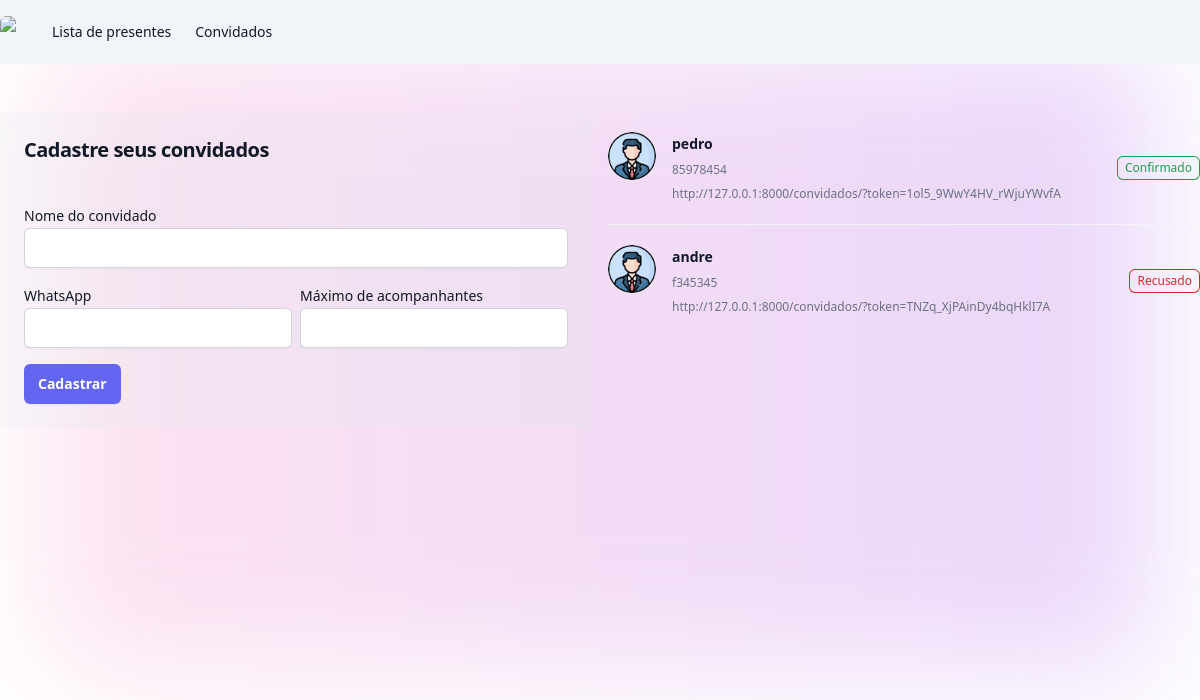
Page /noivos/lista_convidados on the committed database.
### noivos/models.py (models this page shows, shortened)
class Convidados(models.Model):
     status_choices  =(
        ('AC', 'Aguardando confirmação'),
        ('C', 'Confirmado'),
        ('R', 'Recusado')
 )
     nome_convidado = models.CharField(max_length=100)
     whatsapp = models.CharField(max_length=25, null=True, blank=True)
     maximo_acompanhantes = models.PositiveBigIntegerField(default=0)
     token = models.CharField(max_length=25)
     status = models.CharField(max_length=2, choices=status_choices, default="AC")
     @property
     def link_convite(self):
        return f'http://127.0.0.1:8000/convidados/?token={self.token}'

### noivos/views.py (the view, shortened to what this page needs)
# urls.py: path("lista_convidados", views.lista_convidados, name="lista_convidados"),
def lista_convidados(request):
    if request.method == 'GET':
        convidados = Convidados.objects.all()
        return render(request, 'lista_convidados.html', {'convidados': convidados})

### noivos/templates/lista_convidados.html (shortened to what this page needs)
{% extends "base.html" %}
{% load static %}
{% block 'body' %}
    {% include "partials/navbar.html" %}
<div class="max-w-7xl mx-auto mt-12">
    <div class="grid gap-4 grid-cols-2">
        <div class="bg-slate-200/20 p-6 rounded-md">
            <form action="{% url 'lista_convidados' %}" method="POST">
                <h2 class="text-balance text-xl font-semibold tracking-tight text-gray-900">Cadastre seus convidados</h2>
                <br>
                <label class="mt-4 block text-sm leading-6 text-gray-900">Nome do convidado</label>
                <input type="text" name="nome_convidado" class="block w-full rounded-md border-0 px-3.5 py-2 text-gray-900 shadow-sm ring-1 ring-inset ring-gray-300">
                <div class="grid grid-cols-2 gap-2">
                    <div>
                        <label class="mt-4 block text-sm leading-6 text-gray-900">WhatsApp</label>
                        <input type="text" name="whatsapp" class="block w-full rounded-md border-0 px-3.5 py-2 text-gray-900 shadow-sm ring-1 ring-inset ring-gray-300">
                    </div>
                    <div>
                        <label class="mt-4 block text-sm leading-6 text-gray-900">Máximo de acompanhantes</label>
                        <input type="number" name="maximo_acompanhantes" class="block w-full rounded-md border-0 px-3.5 py-2 text-gray-900 shadow-sm ring-1 ring-inset ring-gray-300">
                    </div>
                </div>
                <input type="submit" class="rounded-md mt-4 bg-indigo-500 px-3.5 py-2.5 text-sm font-semibold text-white shadow-sm hover:bg-indigo-400 focus:ring-2 focus:ring-indigo-500" value="Cadastrar">
            </form>
        </div>
        <div>
            <ul role="list" class="divide-y divide-gray-100">
                {% for convidado in convidados %}
                <li class="flex items-center justify-between gap-x-6 py-5">
                    <div class="flex min-w-0 gap-x-4">
                        <img class="h-12 w-12 flex-none rounded-full bg-gray-50" src="{% static 'noivos/img/default.png' %}" alt="">
                        <div class="min-w-0 flex-auto">
                            <p class="text-sm font-semibold leading-6 text-gray-900">{{ convidado.nome_convidado }}</p>
                            <p class="mt-1 truncate text-xs leading-5 text-gray-500">{{ convidado.whatsapp }}</p>
                            <p class="mt-1 text-xs leading-5 text-gray-500">{{ convidado.link_convite }}</p>
                        </div>
                    </div>
                    <span class="inline-flex items-center rounded-md px-2 py-1 text-xs font-medium ring-1 ring-inset {% if convidado.status == 'R' %}text-red-600 ring-red-600{% else %}text-green-600 ring-green-600{% endif %}">
                        {{ convidado.get_status_display}}
                    </span>
                </li>
                {% endfor %}
            </ul>
        </div>
    </div>
</div>
{% endblock %}

### rows in the picture
Convidados: nome_convidado "pedro", whatsapp "85978454", link_convite "http://127.0.0.1:8000/convidados/?token=1ol5_9WwY4HV_rWjuYWvfA", status "Confirmado"
Convidados: nome_convidado "andre", whatsapp "f345345", link_convite "http://127.0.0.1:8000/convidados/?token=TNZq_XjPAinDy4bqHklI7A", status "Recusado"
